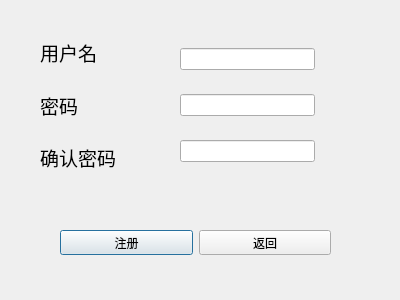
<?xml version="1.0" encoding="UTF-8"?>
<ui version="4.0">
 <class>RegisterDialog</class>
 <widget class="QDialog" name="RegisterDialog">
  <property name="geometry">
   <rect>
    <x>0</x>
    <y>0</y>
    <width>400</width>
    <height>300</height>
   </rect>
  </property>
  <property name="windowTitle">
   <string>Dialog</string>
  </property>
  <widget class="QWidget" name="layoutWidget">
   <property name="geometry">
    <rect>
     <x>60</x>
     <y>230</y>
     <width>271</width>
     <height>25</height>
    </rect>
   </property>
   <layout class="QHBoxLayout" name="horizontalLayout">
    <item>
     <widget class="QPushButton" name="registerButton">
      <property name="text">
       <string>注册</string>
      </property>
     </widget>
    </item>
    <item>
     <widget class="QPushButton" name="backButton">
      <property name="text">
       <string>返回</string>
      </property>
     </widget>
    </item>
   </layout>
  </widget>
  <widget class="QWidget" name="layoutWidget">
   <property name="geometry">
    <rect>
     <x>40</x>
     <y>30</y>
     <width>78</width>
     <height>151</height>
    </rect>
   </property>
   <layout class="QVBoxLayout" name="verticalLayout">
    <item>
     <widget class="QLabel" name="label">
      <property name="text">
       <string>&lt;html&gt;&lt;head/&gt;&lt;body&gt;&lt;p&gt;&lt;span style=&quot; font-size:14pt;&quot;&gt;用户名&lt;/span&gt;&lt;/p&gt;&lt;/body&gt;&lt;/html&gt;</string>
      </property>
     </widget>
    </item>
    <item>
     <widget class="QLabel" name="label_2">
      <property name="text">
       <string>&lt;html&gt;&lt;head/&gt;&lt;body&gt;&lt;p&gt;&lt;span style=&quot; font-size:14pt;&quot;&gt;密码&lt;/span&gt;&lt;/p&gt;&lt;/body&gt;&lt;/html&gt;</string>
      </property>
     </widget>
    </item>
    <item>
     <widget class="QLabel" name="label_3">
      <property name="text">
       <string>&lt;html&gt;&lt;head/&gt;&lt;body&gt;&lt;p&gt;&lt;span style=&quot; font-size:14pt;&quot;&gt;确认密码&lt;/span&gt;&lt;/p&gt;&lt;/body&gt;&lt;/html&gt;</string>
      </property>
     </widget>
    </item>
   </layout>
  </widget>
  <widget class="QWidget" name="layoutWidget">
   <property name="geometry">
    <rect>
     <x>180</x>
     <y>30</y>
     <width>135</width>
     <height>151</height>
    </rect>
   </property>
   <layout class="QVBoxLayout" name="verticalLayout_2">
    <item>
     <widget class="QLineEdit" name="usernameLineEdit"/>
    </item>
    <item>
     <widget class="QLineEdit" name="passwordLineEdit">
      <property name="echoMode">
       <enum>QLineEdit::EchoMode::Password</enum>
      </property>
     </widget>
    </item>
    <item>
     <widget class="QLineEdit" name="confirmPasswordLineEdit_2">
      <property name="echoMode">
       <enum>QLineEdit::EchoMode::Password</enum>
      </property>
     </widget>
    </item>
   </layout>
  </widget>
 </widget>
 <resources/>
 <connections/>
</ui>
